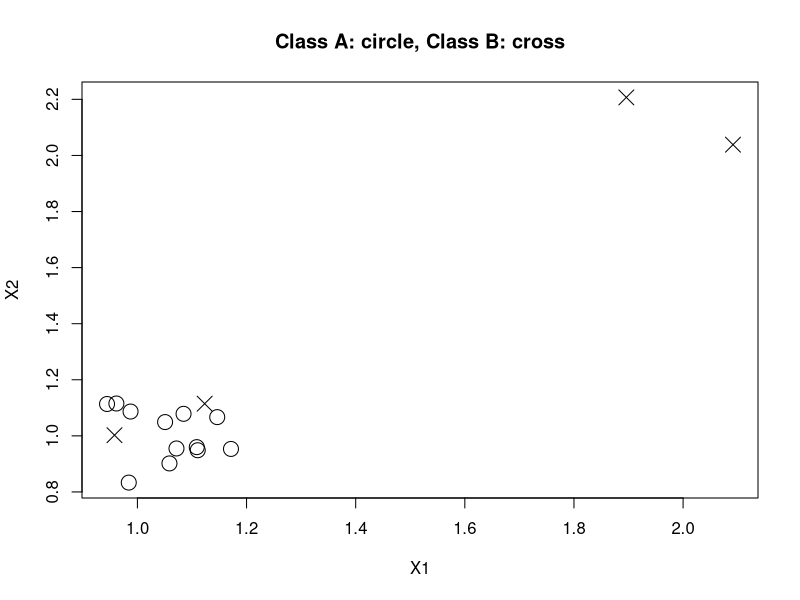
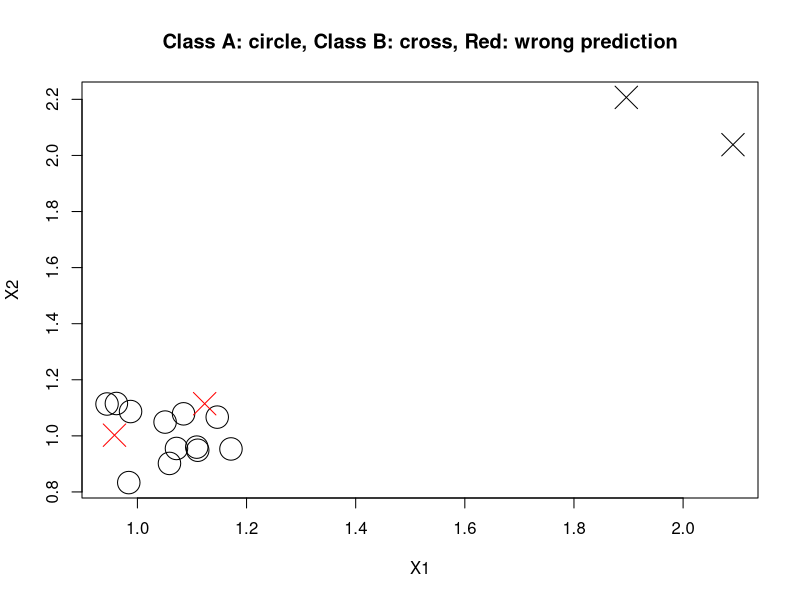
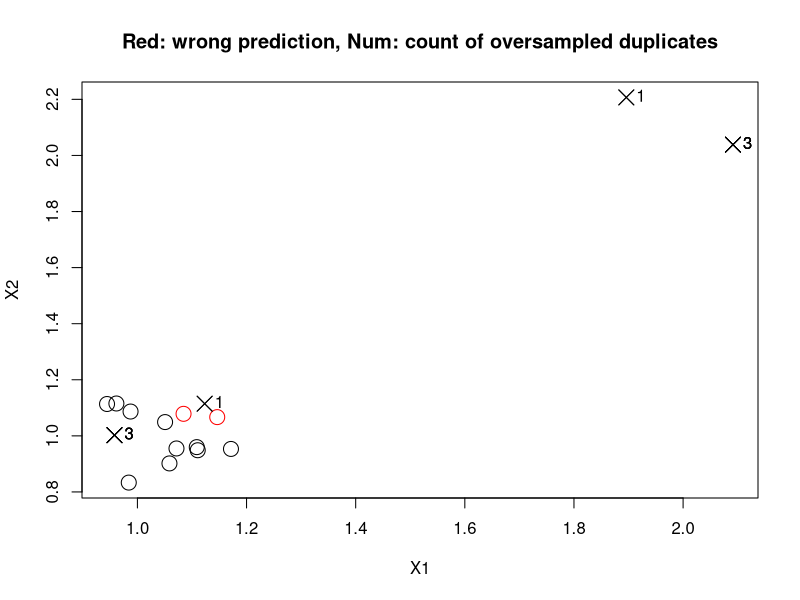

These figures' R source, in order:
library(caret)
library(class)
library(data.table)

#
# Experiment on oversampling with KNN model for binary classification
#

# create data with one item clearly in the wrong place
countA = 12
countB = 4
countBWorng = 2
df <- data.frame (X1 = c(rnorm(countA + countBWorng, mean=1, sd=0.1), rnorm(countB - countBWorng, mean=2, sd=0.1)),
                  X2 = c(rnorm(countA + countBWorng, mean=1, sd=0.1), rnorm(countB - countBWorng, mean=2, sd=0.1)),
                  Label = c(rep("A", countA), rep("B", countB))
)
df$LabelInt = 1
df[df$Label == "B", "LabelInt"] = -1

# plot the data
plot(x = df$X1, y = df$X2, xlab = "X1", ylab = "X2", cex = 2, col = "black", pch = ifelse(df$Label == "A", 1, 4), main="Class A: circle, Class B: cross")

# KNN classification
myMtxX = as.matrix(df[c("X1", "X2")])
myMtxY = as.matrix(df["LabelInt"])
yPred <- class::knn(myMtxX, myMtxX, cl=myMtxY, k=3) 

# plot the data (with color prediction)
plot(x = df$X1, y = df$X2, xlab = "X1", ylab = "X2", cex = 3, col = ifelse(yPred == myMtxY, "black", "red"), pch = ifelse(df$Label == "A", 21, 4), main="Class A: circle, Class B: cross, Red: wrong prediction")

# confusion matrix
cm = caret::confusionMatrix(as.factor(yPred), as.factor(df$LabelInt), positive="1") # NB: in caret the second parameter is the reference!
t(cm$table)

# random oversampling
countSampB = countA - countB
dfOS = data.frame(df)
dfOS$CountLabel = "" # add a string column containing the number of duplicates

dfB = dfOS[dfOS$Label == "B", ]
sampleBs = sample(nrow(dfB), countSampB, replace = TRUE)

tableBs = as.data.frame(table(sampleBs))
dfB[sampleBs, "CountLabel"] = tableBs[sampleBs, "Freq"] # number of duplicates

dfBOS = dfB[sampleBs, ]
dfOS = rbind(dfOS, dfBOS) # df OverSampled

# KNN classification of oversampled data
myMtxX2 = as.matrix(dfOS[c("X1", "X2")])
myMtxY2 = as.matrix(dfOS["LabelInt"])
yPredOS <- class::knn(myMtxX2, myMtxX2, cl=myMtxY2, k=3)

# plot the data (including the number of repetition)
plot(x = dfOS$X1, y = dfOS$X2, xlab = "X1", ylab = "X2", cex = 2, col = ifelse(yPredOS == myMtxY2, "black", "red"), pch = ifelse(dfOS$Label == "A", 21, 4), main="Red: wrong prediction, Num: count of oversampled duplicates")
text(dfOS$X1, dfOS$X2, labels = dfOS$CountLabel, pos = 4)

# confusion matrix of oversampled data
cmOS = caret::confusionMatrix(as.factor(yPredOS), as.factor(dfOS$LabelInt), positive="1") # NB: in caret the second parameter is the reference!
t(cmOS$table)


